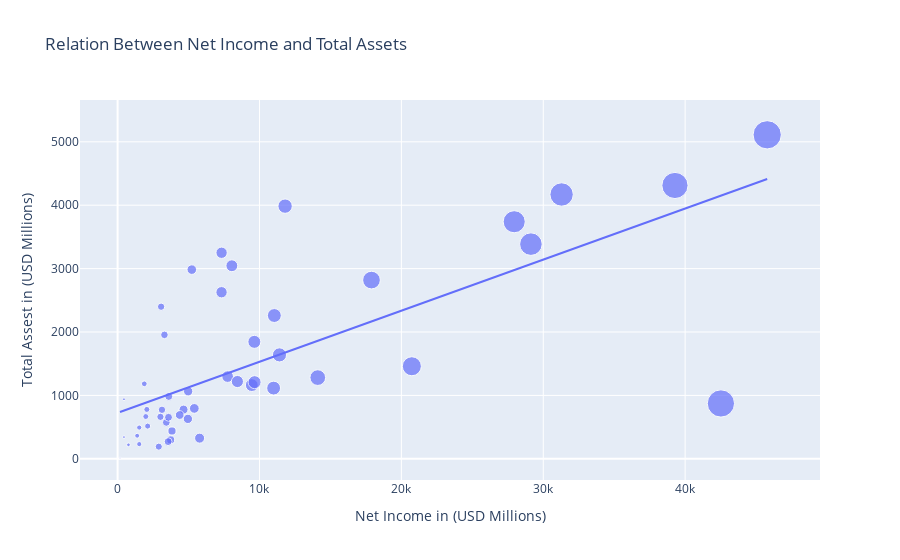

Notebook cell for this chart:
### Code cell
px.scatter(data_frame=df, x='Net Income in (USD Millions)', y='Total Assest in (USD Millions)',size='Net Income in (USD Millions)',trendline='ols',title='Relation Between Net Income and Total Assets')

### Figure 1 — Plotly figure (JSON) as saved in the notebook; plotly's stock layout.template omitted (floating-point values rounded to 4 significant figures)
{"data": [{"hovertemplate": "Net Income in (USD Millions)=%{marker.size}<br>Total Assest in (USD Millions)=%{y}<extra></extra>", "legendgroup": "", "marker": {"color": "#636efa", "size": [42521, 20738, 45783, 39282, 31293, 4648, 7756, 27952, 29131, 3605, 11805, 4954, 1987, 17894, 11047, 2903, 3067, 8052, 5229, 3301, 3738, 3127, 1379, 3431, 9639, 5407, 11409, 7326, 2061, 448, 3588, 3562, 14107, 3834, 4377, 448, 7329, 2118, 169, 9459, 9655, 8443, 10996, 3018, 1526, 5779, 4972, 1525, 766, 1882], "sizemode": "area", "sizeref": 114.5, "symbol": "circle"}, "mode": "markers", "name": "", "orientation": "v", "showlegend": false, "type": "scatter", "x": [42521, 20738, 45783, 39282, 31293, 4648, 7756, 27952, 29131, 3605, 11805, 4954, 1987, 17894, 11047, 2903, 3067, 8052, 5229, 3301, 3738, 3127, 1379, 3431, 9639, 5407, 11409, 7326, 2061, 448, 3588, 3562, 14107, 3834, 4377, 448, 7329, 2118, 169, 9459, 9655, 8443, 10996, 3018, 1526, 5779, 4972, 1525, 766, 1882], "xaxis": "x", "y": [873, 1460, 5110, 4311, 4169, 776, 1297, 3739, 3386, 984, 3985, 630, 667, 2819, 2260, 192, 2399, 3045, 2984, 1955, 299, 773, 364, 574, 1845, 795, 1639, 2627, 779, 343, 655, 271, 1281, 439, 691, 940, 3250, 516, 13, 1163, 1209, 1219, 1115, 662, 232, 326, 1065, 493, 221, 1183], "yaxis": "y"}, {"hovertemplate": "<b>OLS trendline</b><br>Total Assest in (USD Millions) = 0.0805635 * Net Income in (USD Millions) + 725.635<br>R<sup>2</sup>=0.486040<br><br>Net Income in (USD Millions)=%{x}<br>Total Assest in (USD Millions)=%{y} <b>(trend)</b><extra></extra>", "legendgroup": "", "marker": {"color": "#636efa", "symbol": "circle"}, "mode": "lines", "name": "", "showlegend": false, "type": "scatter", "x": [169, 448, 448, 766, 1379, 1525, 1526, 1882, 1987, 2061, 2118, 2903, 3018, 3067, 3127, 3301, 3431, 3562, 3588, 3605, 3738, 3834, 4377, 4648, 4954, 4972, 5229, 5407, 5779, 7326, 7329, 7756, 8052, 8443, 9459, 9639, 9655, 10996, 11047, 11409, 11805, 14107, 17894, 20738, 27952, 29131, 31293, 39282, 42521, 45783], "xaxis": "x", "y": [739.3, 761.7, 761.7, 787.3, 836.7, 848.5, 848.6, 877.3, 885.7, 891.7, 896.3, 959.5, 968.8, 972.7, 977.6, 991.6, 1002.0, 1013.0, 1015.0, 1016.0, 1027.0, 1035.0, 1078.0, 1100.0, 1125.0, 1126.0, 1147.0, 1161.0, 1191.0, 1316.0, 1316.0, 1350.0, 1374.0, 1406.0, 1488.0, 1502.0, 1503.0, 1612.0, 1616.0, 1645.0, 1677.0, 1862.0, 2167.0, 2396.0, 2978.0, 3073.0, 3247.0, 3890.0, 4151.0, 4414.0], "yaxis": "y"}], "layout": {"legend": {"itemsizing": "constant", "tracegroupgap": 0}, "title": {"text": "Relation Between Net Income and Total Assets"}, "xaxis": {"anchor": "y", "domain": [0, 1], "title": {"text": "Net Income in (USD Millions)"}}, "yaxis": {"anchor": "x", "domain": [0, 1], "title": {"text": "Total Assest in (USD Millions)"}}}}
